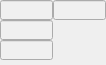
   <widget class="QWidget" name="widget_P_4" native="true">
    <property name="geometry">
     <rect>
      <x>360</x>
      <y>160</y>
      <width>106</width>
      <height>65</height>
     </rect>
    </property>
    <widget class="ReadOnlyLineEdit" name="Edit_kW_P_4">
     <property name="geometry">
      <rect>
       <x>0</x>
       <y>20</y>
       <width>53</width>
       <height>20</height>
      </rect>
     </property>
     <property name="cursor">
      <cursorShape>ArrowCursor</cursorShape>
     </property>
     <property name="mouseTracking">
      <bool>false</bool>
     </property>
     <property name="focusPolicy">
      <enum>Qt::NoFocus</enum>
     </property>
     <property name="acceptDrops">
      <bool>false</bool>
     </property>
     <property name="styleSheet">
      <string notr="true">font: 8pt &quot;Arial&quot;;
background-color: rgb(240, 240, 240);</string>
     </property>
     <property name="readOnly">
      <bool>true</bool>
     </property>
    </widget>
    <widget class="ReadOnlyLineEdit" name="Edit_Hz_P_4">
     <property name="geometry">
      <rect>
       <x>0</x>
       <y>0</y>
       <width>53</width>
       <height>20</height>
      </rect>
     </property>
     <property name="cursor">
      <cursorShape>ArrowCursor</cursorShape>
     </property>
     <property name="mouseTracking">
      <bool>false</bool>
     </property>
     <property name="focusPolicy">
      <enum>Qt::NoFocus</enum>
     </property>
     <property name="acceptDrops">
      <bool>false</bool>
     </property>
     <property name="styleSheet">
      <string notr="true">font: 8pt &quot;Arial&quot;;
background-color: rgb(240, 240, 240);</string>
     </property>
    </widget>
    <widget class="ReadOnlyLineEdit" name="Edit_Flow_P_4">
     <property name="geometry">
      <rect>
       <x>0</x>
       <y>40</y>
       <width>53</width>
       <height>20</height>
      </rect>
     </property>
     <property name="cursor">
      <cursorShape>ArrowCursor</cursorShape>
     </property>
     <property name="mouseTracking">
      <bool>false</bool>
     </property>
     <property name="focusPolicy">
      <enum>Qt::NoFocus</enum>
     </property>
     <property name="acceptDrops">
      <bool>false</bool>
     </property>
     <property name="styleSheet">
      <string notr="true">font: 8pt &quot;Arial&quot;;
background-color: rgb(240, 240, 240);</string>
     </property>
     <property name="readOnly">
      <bool>true</bool>
     </property>
    </widget>
    <widget class="ReadOnlyLineEdit" name="Edit_MOA_P_4">
     <property name="geometry">
      <rect>
       <x>53</x>
       <y>0</y>
       <width>53</width>
       <height>20</height>
      </rect>
     </property>
     <property name="cursor">
      <cursorShape>ArrowCursor</cursorShape>
     </property>
     <property name="mouseTracking">
      <bool>false</bool>
     </property>
     <property name="focusPolicy">
      <enum>Qt::NoFocus</enum>
     </property>
     <property name="acceptDrops">
      <bool>false</bool>
     </property>
     <property name="styleSheet">
      <string notr="true">font: 8pt &quot;Arial&quot;;
background-color: rgb(240, 240, 240);</string>
     </property>
     <property name="alignment">
      <set>Qt::AlignCenter</set>
     </property>
    </widget>
   </widget>
